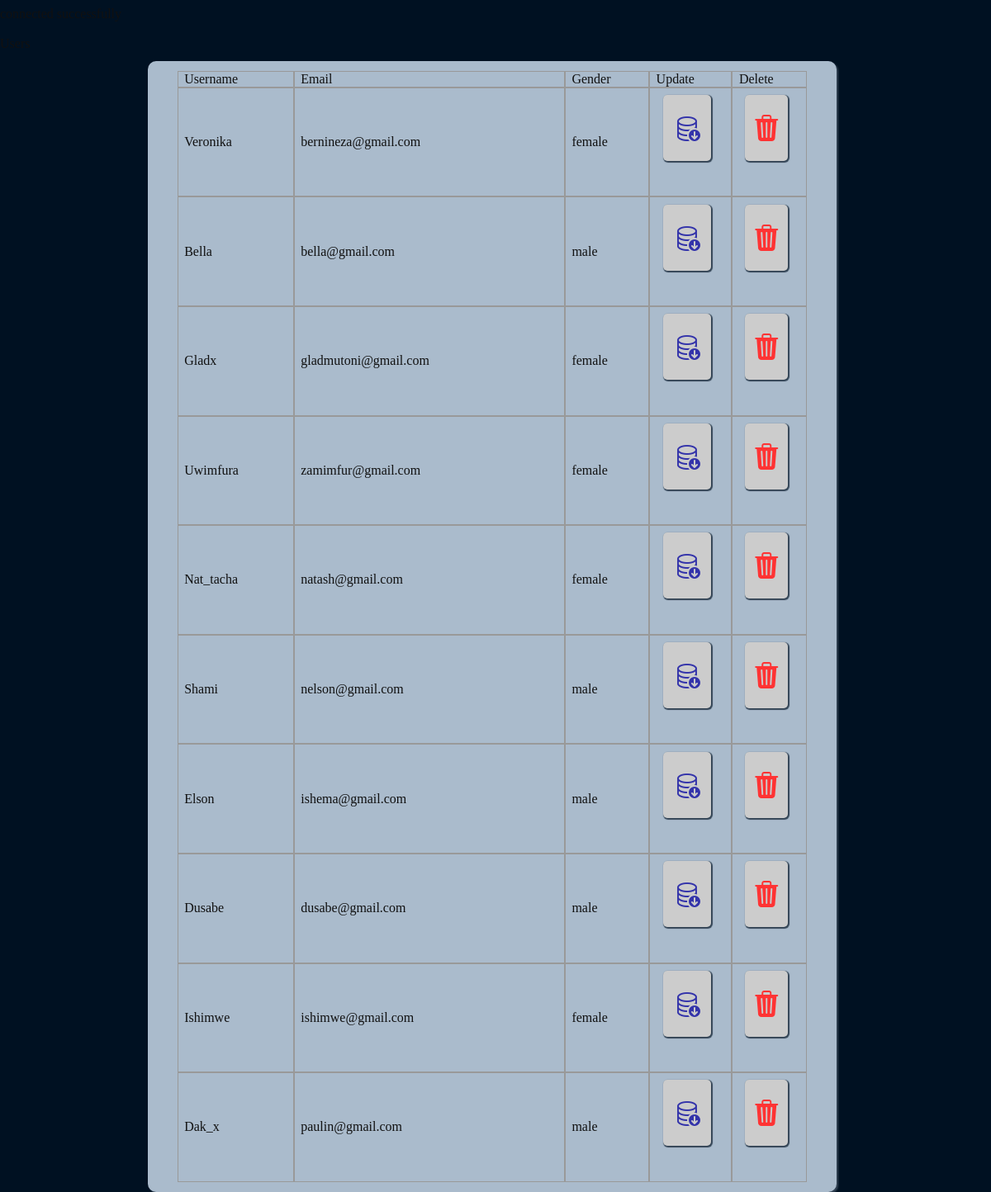
The app's page /read.php with its own data.
### tables this page shows
CREATE TABLE `users` (
  `id` int(11) NOT NULL AUTO_INCREMENT,
  `fname` varchar(100) NOT NULL,
  `lastname` varchar(100) NOT NULL,
  `username` varchar(10) NOT NULL,
  `password` varchar(225) NOT NULL,
  `gender` varchar(10) NOT NULL,
  `email` varchar(20) NOT NULL,
  PRIMARY KEY (`id`),
  UNIQUE KEY `username` (`username`),
  UNIQUE KEY `email` (`email`)
);

### read.php (the view, shortened to what this page needs)
<?php
    include 'connection.php';
    $sql = "SELECT username, email, gender FROM users";
    $result = $conn->query($sql);
    if ($result->num_rows > 0) {
        echo '
            <!DOCTYPE html>
            <html lang="en">
            <head>
                <meta charset="UTF-8">
                <meta http-equiv="X-UA-Compatible" content="IE=edge">
                <meta name="viewport" content="width=device-width, initial-scale=1.0">
                <title>Ours</title>
                <link rel="stylesheet" href="signup.css">
                <link rel="stylesheet" href="https://cdn.jsdelivr.net/npm/bootstrap-icons@1.10.5/font/bootstrap-icons.css">
            </head>
            <body>
                <table cellspacing="0" cellpadding="5" border="2">
                    <thead>Users</thead>
                    <tr>
                        <td>Username</td>
                        <td>Email</td>
                        <td>Gender</td>
                        <td>Update</td>
                        <td>Delete</td>
                    </tr>
        ';
        while ($row = $result->fetch_assoc()) {
            $usersname = $row['username'];
            echo '
                <tr>
                    <td>' . $usersname . '</td>
                    <td>' . $row['email'] . '</td>
                    <td>' . $row['gender'] . '</td>
                    <td>
                        <form action="update.php" method="post">
                            <button type="submit" name="update">
                                <i class="bi-database-down"></i>
                            </button>
                        </form><br>
                    </td>
                    <td>
                        <form action="delete.php" method="post">
                        <input type="hidden" name="username" value="' . $usersname . '">
                            <button type="submit" name="delete">
                                <i class="bi-trash3-fill"></i>
                            </button>
                        </form><br>
                    </td>
                </tr>
            ';
        }
        echo '
            </table>
        </body>
        </html>
        ';
    } else {
        echo "0 results";
    }
?>

### signup.css (style rules this page uses)
* { margin-left: 0; padding: 0; box-sizing: 0; font-size: 100%; color: #111; font-family: garamond; border: 10px; max-width: 100%; max-height: 100vh; }
body { background-color: #012; }
table { min-width: 70%; background-color: #abc; margin: 1% auto; padding: 1% 3%; }
th, td { padding: 0% 1%; border: 1px solid #999; }
.form, .input, .submit, .done, fieldset, table { border-radius: 10px; box-shadow: 2px 2px 2px #345; }
button { width: 70%; height: 10vh; font-size: 2rem; background-color: #ccc; margin: 10%; border-radius: 5px; box-shadow: 1px 1px 1px 1px #345; }
.bi-database-down { color: #33a; }
.bi-trash3-fill { color: #f33; }

### records on screen
users: username "Veronika", email "bernineza@gmail.com", gender "female"
users: username "Bella", email "bella@gmail.com", gender "male"
users: username "Gladx", email "gladmutoni@gmail.com", gender "female"
users: username "Uwimfura", email "zamimfur@gmail.com", gender "female"
users: username "Nat_tacha", email "natash@gmail.com", gender "female"
users: username "Shami", email "nelson@gmail.com", gender "male"
users: username "Elson", email "ishema@gmail.com", gender "male"
users: username "Dusabe", email "dusabe@gmail.com", gender "male"
users: username "Ishimwe", email "ishimwe@gmail.com", gender "female"
users: username "Dak_x", email "paulin@gmail.com", gender "male"
